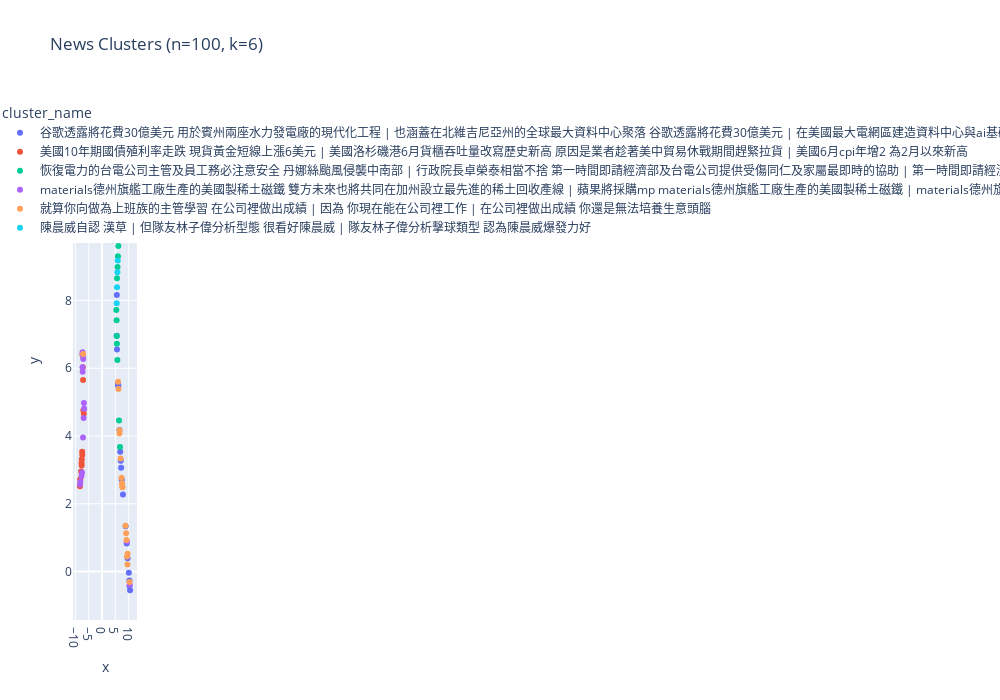

Notebook code for this chart:
### Code cell
# Improved clustering pipeline with better parameters and diagnostics
import numpy as np
from sklearn.cluster import KMeans
from sklearn.metrics import silhouette_score

kw_model = KeyBERT()
# 1. First verify the embeddings quality
print("🔍 Embeddings diagnostics:")
print(f"Embeddings range: {reduced_embeddings.min():.2f} to {reduced_embeddings.max():.2f}")
print(f"Embeddings mean: {reduced_embeddings.mean():.2f} ± {reduced_embeddings.std():.2f}")

# 2. Try KMeans first to find optimal clusters
print("\n🔍 Finding optimal cluster count...")
range_n_clusters = range(2, 11)
best_score = -1
best_n = 2

for n_clusters in range_n_clusters:
    kmeans = KMeans(n_clusters=n_clusters, random_state=42)
    cluster_labels = kmeans.fit_predict(reduced_embeddings)
    silhouette_avg = silhouette_score(reduced_embeddings, cluster_labels)
    print(f"For n_clusters = {n_clusters}, silhouette score = {silhouette_avg:.2f}")
    
    if silhouette_avg > best_score:
        best_score = silhouette_avg
        best_n = n_clusters

print(f"\n✅ Optimal cluster count: {best_n} (score: {best_score:.2f})")

# 3. Apply final clustering
print("\n🔄 Running final clustering...")
final_kmeans = KMeans(n_clusters=best_n, random_state=42)
df['cluster'] = final_kmeans.fit_predict(reduced_embeddings)

# 4. Visualize with UMAP (for visualization only)
print("\n🔄 Creating visualization...")
reducer = umap.UMAP(
    n_components=2,
    n_neighbors=min(15, len(reduced_embeddings)-1),  # Fix neighbor count
    min_dist=0.1,
    metric='cosine'
)
vis_embeddings = reducer.fit_transform(reduced_embeddings)
df[['x','y']] = vis_embeddings

# 5. Generate cluster names using original Chinese text
print("\n🔄 Naming clusters...")
cluster_names = {}
for cluster_id in df['cluster'].unique():
    cluster_texts = df[df['cluster'] == cluster_id]['content'].str.cat(sep=' ')[:5000]
    keywords = kw_model.extract_keywords(
        cluster_texts,
        keyphrase_ngram_range=(1, 2),
        stop_words=None,
        top_n=3
    )
    cluster_names[cluster_id] = " | ".join([kw[0] for kw in keywords])

df['cluster_name'] = df['cluster'].map(cluster_names)

# 6. Final visualization
fig = px.scatter(
    df, x='x', y='y',
    color='cluster_name',
    hover_data=['title'],
    title=f'News Clusters (n={len(df)}, k={best_n})',
    width=1000,
    height=700
)
fig.show()

print("\n✅ Cluster distribution:")
print(df['cluster_name'].value_counts())

### Figure 1 — Plotly figure (JSON) as saved in the notebook; plotly's stock layout.template omitted (floating-point values rounded to 4 significant figures)
{"data": [{"customdata": [[" \n  谷歌在美砸250億美元 建資料中心和AI基礎設施\n"], [" \n  大樂透頭獎連13摃  下期上看4.4億元\n"], ["菜市場時段性禁車？ 攤販:安全.買氣難兼顧"], [" \n  祖克伯：Meta擬斥資數千億美元推動超級智慧發展\n"], [" \n  AI搶華爾街飯碗  高盛首創引進AI員工\n"], [" \n  演唱會經濟熱潮！GD、五月天、江蕙接力開唱 百貨商場搶攻粉絲荷包\n"], [" \n  韓流魅力席捲百貨！車銀優、DKB、猛男秀帶動韓星周邊搶購潮\n"], [" \n  關稅與房市降溫打擊  中小企業5月放款增額創10年同期新低\n"], [" \n  街口支付最新公告！8成品牌通路恢復使用 30大商家一次看\n"], ["台灣「漢光演習」五大看點：動員創新高、超市首度納入「持久戰」部署"], ["一人一半變兩人卡關？情侶買房甜蜜入手、換屋卻貸款難搞 - 地產天下 - 自由電子報"], ["獨家》麥當勞爆炸案33年後退休 葛永興憶殉職同袍：心中始終留空位給他 - 社會 - 自由時報電子報"], ["稀土的代價：中國主產區被污染的水源和傷痕累累的山丘"], ["公車擦撞變電箱　板橋後站商圈部分店家停電 | 社會 | Newtalk新聞"], [" \n  晨星電力今年轉供綠電容量 預計將大於300MW\n"], [" \n  達新旗下中越廠預計明年春天完成擴產\n"], ["阿富汗資料外洩引發前所未有秘密撤離：值得關注的三大關鍵問題"], ["「魷魚遊戲」下結業潮來襲，香港餐飲業能重返「美食天堂」嗎？"], ["日本7/5發生大地震？「末日預言」為何引發遊客恐慌"]], "hovertemplate": "cluster_name=谷歌透露將花費30億美元 用於賓州兩座水力發電廠的現代化工程 | 也涵蓋在北維吉尼亞州的全球最大資料中心聚落 谷歌透露將花費30億美元 | 在美國最大電網區建造資料中心與ai基礎設施 谷歌投資鎖定的地點<br>x=%{x}<br>y=%{y}<br>title=%{customdata[0]}<extra></extra>", "legendgroup": "谷歌透露將花費30億美元 用於賓州兩座水力發電廠的現代化工程 | 也涵蓋在北維吉尼亞州的全球最大資料中心聚落 谷歌透露將花費30億美元 | 在美國最大電網區建造資料中心與ai基礎設施 谷歌投資鎖定的地點", "marker": {"color": "#636efa", "symbol": "circle"}, "mode": "markers", "name": "谷歌透露將花費30億美元 用於賓州兩座水力發電廠的現代化工程 | 也涵蓋在北維吉尼亞州的全球最大資料中心聚落 谷歌透露將花費30億美元 | 在美國最大電網區建造資料中心與ai基礎設施 谷歌投資鎖定的地點", "orientation": "v", "showlegend": true, "type": "scatter", "x": [10.25, 6.808, 10.04, 9.243, 10.3, 5.609, 5.54, 10.5, 6.073, 7.156, 9.566, 5.475, 5.957, 7.005, 8.83, 7.825, 7.399, 6.504, 5.989], "xaxis": "x", "y": [-0.265, 3.538, -0.03962, 0.8294, -0.4236, 6.557, 8.165, -0.5526, 5.466, 3.066, 0.389, 6.962, 5.563, 3.267, 1.336, 2.271, 2.712, 4.179, 5.524], "yaxis": "y"}, {"customdata": [[" \n  川普再度施壓Fed調降利率\n"], [" \n  輝達飆4％、台積電ADR漲3％ 台指期夜盤劍指23K關卡\n"], [" \n  記憶體下半年市況遭唱衰 美光股價摔\n"], [" \n  銀行業財報打頭陣  摩根富國花旗優預期\n"], [" \n  關稅休戰期急拉貨 洛杉磯港6月吞吐量寫新高\n"], [" \n  市場高息需求增溫 安聯00984A連續兩天溢價\n"], [" \n  美國6月CPI年增2.7％ 今年2月以來新高\n"], [" \n  國泰金總座李長庚：關稅與匯率需中性看待 對台企長期競爭力有信心\n"], ["貝森特：Fed主席遴選程序已展開  盼鮑爾也退出理事會 - 國際 - 自由時報電子報"], [" \n  30年期美債殖利率漲破5％ 6月初以來首見\n"], [" \n  聯準會傳聲筒：6月CPI不會改變Fed政策方向\n"], ["你最喜歡的健康飲料會損害牙齒嗎？"], ["中國上半年GDP增長5.3%：關稅壓力下顯「韌性」  但下半年需求端或「斷崖式下跌」"]], "hovertemplate": "cluster_name=美國10年期國債殖利率走跌 現貨黃金短線上漲6美元 | 美國洛杉磯港6月貨櫃吞吐量改寫歷史新高 原因是業者趁著美中貿易休戰期間趕緊拉貨 | 美國6月cpi年增2 為2月以來新高<br>x=%{x}<br>y=%{y}<br>title=%{customdata[0]}<extra></extra>", "legendgroup": "美國10年期國債殖利率走跌 現貨黃金短線上漲6美元 | 美國洛杉磯港6月貨櫃吞吐量改寫歷史新高 原因是業者趁著美中貿易休戰期間趕緊拉貨 | 美國6月cpi年增2 為2月以來新高", "marker": {"color": "#EF553B", "symbol": "circle"}, "mode": "markers", "name": "美國10年期國債殖利率走跌 現貨黃金短線上漲6美元 | 美國洛杉磯港6月貨櫃吞吐量改寫歷史新高 原因是業者趁著美中貿易休戰期間趕緊拉貨 | 美國6月cpi年增2 為2月以來新高", "orientation": "v", "showlegend": true, "type": "scatter", "x": [-7.479, -7.665, -7.024, -7.192, -7.604, -7.375, -8.305, -7.427, -6.852, -8.195, -7.898, -7.709, -7.126], "xaxis": "x", "y": [3.535, 3.128, 4.761, 6.03, 3.314, 6.398, 2.516, 3.446, 4.654, 2.724, 2.949, 3.201, 5.651], "yaxis": "y"}, {"customdata": [[" \n  台電員工遭高壓線路電擊　卓榮泰關注不捨\n"], [" \n  台灣大出動百人馳援通訊 9成障礙基站已修復\n"], [" \n  台南剩597戶未復電 台電搶修進尾聲：最快今晚全面來電\n"], ["記者走訪全球最大稀土礦場 中國稀土供應鏈背後的污染遺害"], ["台鐵潮州站號誌故障深夜終於修復！ 影響64列次 - 生活 - 自由時報電子報"], ["台泥子公司三元能源大火 高雄市府初判肇災原因出爐 - 生活 - 自由時報電子報"], ["漢光41》金門花崗石醫院變野戰醫院 金防部演練戰傷救護與後送 - 自由軍武頻道"], ["衛生紙丟馬桶會堵塞？環境部闢謠：請相信科學 「安心丟吧」 - 地產天下 - 自由電子報"], ["台電人員嘉義維修遭電擊 送醫搶救裝葉克膜維生 | 社會 | Newtalk新聞"], ["快訊》21:58臺灣南部海域發生規模4.8有感地震 最大震度屏東縣鵝鑾鼻3級 | 生活 | Newtalk新聞"], ["台電工作人員嘉縣義竹維修遭電擊　命危送醫 | 社會 | Newtalk新聞"], ["卓揆赴台中視察城鎮韌性演習 期許持續深化全民防衛意識 | 社會 | Newtalk新聞"], ["慰勉1350位投入災後復原替代役男 內政部長劉世芳：表達感謝 | 社會 | Newtalk新聞"], ["中部城鎮韌性演習　台中男硬騎車最高可罰15萬 | 社會 | Newtalk新聞"], ["一天狂降暴雨426mm！韓光州星巴克「泥水灌進店內」　招牌慘滅頂"], [" \n  遠傳動員上千人次支援災區 整體修復率已近95％\n"], ["監管機構稱波音飛機燃油開關鎖設計安全"], ["朝鮮的「西班牙班尼多姆式」度假村迎來首批俄羅斯遊客"], ["從「臉基尼」到「水上麻將」：中國高溫下民眾尋涼方"]], "hovertemplate": "cluster_name=恢復電力的台電公司主管及員工務必注意安全 丹娜絲颱風侵襲中南部 | 行政院長卓榮泰相當不捨 第一時間即請經濟部及台電公司提供受傷同仁及家屬最即時的協助 | 第一時間即請經濟部及台電公司提供受傷同仁及家屬最即時的協助 李慧芝說明<br>x=%{x}<br>y=%{y}<br>title=%{customdata[0]}<extra></extra>", "legendgroup": "恢復電力的台電公司主管及員工務必注意安全 丹娜絲颱風侵襲中南部 | 行政院長卓榮泰相當不捨 第一時間即請經濟部及台電公司提供受傷同仁及家屬最即時的協助 | 第一時間即請經濟部及台電公司提供受傷同仁及家屬最即時的協助 李慧芝說明", "marker": {"color": "#00cc96", "symbol": "circle"}, "mode": "markers", "name": "恢復電力的台電公司主管及員工務必注意安全 丹娜絲颱風侵襲中南部 | 行政院長卓榮泰相當不捨 第一時間即請經濟部及台電公司提供受傷同仁及家屬最即時的協助 | 第一時間即請經濟部及台電公司提供受傷同仁及家屬最即時的協助 李慧芝說明", "orientation": "v", "showlegend": true, "type": "scatter", "x": [6.095, 7.982, 5.451, 5.561, 5.802, 6.722, 7.439, 6.347, 8.156, 5.735, 6.589, 7.042, 7.835, 5.499, 6.513, 7.21, 5.342, 5.962, 5.601], "xaxis": "x", "y": [9.609, 12.9, 7.416, 6.722, 8.988, 3.679, 12.73, 4.459, 12.79, 6.241, 10.62, 12.16, 12.86, 6.953, 10.57, 12.42, 7.718, 9.307, 8.655], "yaxis": "y"}, {"customdata": [[" \n  川普：與印尼達成關稅協議\n"], [" \n  蘋果投資5億美元與美國稀土供應商MP Materials合作\n"], [" \n  百度無人駕駛汽車將引進Uber全球平台 股價盤前大漲\n"], [" \n  投審司：前六月外資來台投資74.6億美元\n"], [" \n  大陸限制出口技術目錄調整 新增電池正極材料制備技術\n"], [" \n  壯大資產管理論壇》私募資產親民化成全球趨勢  南怡君：台灣有很大成長空間\n"], ["歐盟延後對美國的報復性貿易關稅"], [" \n  傳川普將公布700億美元AI與能源投資案\n"], ["特朗普向普京發出最後通牒，烏克蘭人卻感到難抱期望"], ["特朗普接受BBC訪問：「我對普京感到失望，但尚未放棄與他的關係」"], ["特朗普承諾軍援，象徵烏克蘭戰事的重要突破"], ["台灣提升軍人待遇：加薪、搭機優惠為何引發爭議？"], ["伊朗戰場遇挫後 中國殲-10戰機將成為「救命稻草」？"], ["特朗普威脅對俄羅斯加徵關稅，並公布對烏克蘭軍援計劃"], ["特朗普宣佈14國新關稅稅率但最後期限延長三週"]], "hovertemplate": "cluster_name=materials德州旗艦工廠生產的美國製稀土磁鐵 雙方未來也將共同在加州設立最先進的稀土回收產線 | 蘋果將採購mp materials德州旗艦工廠生產的美國製稀土磁鐵 | materials德州旗艦工廠生產的美國製稀土磁鐵<br>x=%{x}<br>y=%{y}<br>title=%{customdata[0]}<extra></extra>", "legendgroup": "materials德州旗艦工廠生產的美國製稀土磁鐵 雙方未來也將共同在加州設立最先進的稀土回收產線 | 蘋果將採購mp materials德州旗艦工廠生產的美國製稀土磁鐵 | materials德州旗艦工廠生產的美國製稀土磁鐵", "marker": {"color": "#ab63fa", "symbol": "circle"}, "mode": "markers", "name": "materials德州旗艦工廠生產的美國製稀土磁鐵 雙方未來也將共同在加州設立最先進的稀土回收產線 | 蘋果將採購mp materials德州旗艦工廠生產的美國製稀土磁鐵 | materials德州旗艦工廠生產的美國製稀土磁鐵", "orientation": "v", "showlegend": true, "type": "scatter", "x": [-8.154, -7.282, 10.35, -7.341, 9.265, -7.195, -7.534, -6.726, -6.93, -7.725, -7.153, -7.331, -7.065, -6.82, -8.261], "xaxis": "x", "y": [2.652, 5.895, -0.3886, 6.03, 0.8828, 6.383, 2.923, 4.804, 4.531, 2.822, 3.955, 6.47, 6.27, 4.974, 2.57], "yaxis": "y"}, {"customdata": [[" \n  別等離職才後悔！上班族一定要先做的事\n"], ["愛潑斯坦案：該案為何在「讓美國再次偉大」陣營中備受關注"], ["白委罷不了 徐巧芯：目標變成我們合理嗎？"], ["看不下去了！葉元之霸凌已故助理對話曝光 胡采蘋：該被降職降薪的是他 - 政治 - 自由時報電子報"], ["盜綠委圖卡粗糙P圖被抓包 民眾黨蔡春綢道歉：形式上不謹慎 - 政治 - 自由時報電子報"], ["大溪普濟堂關公誕辰遶境7/17遇防空演習 警方交管一次看 - 生活 - 自由時報電子報"], ["被納粹偷走流浪80年 龐貝古城拼貼春宮畫物歸原地 - 國際 - 自由時報電子報"], ["邊看筆電邊回答 京華城案證人胡方瓊卻翻供...檢曝原因 - 社會 - 自由時報電子報"], ["禿子漢子燕子再聚 國民黨「反惡罷、顧桃園」守護民主之夜20日中壢登場 - 政治 - 自由時報電子報"], ["(影)《矢板明夫Newtalk》大罷免投票率飆高 背後無人動員？ 國民黨還以為只是「藍綠對決」？ | 政治 | Newtalk新聞"], ["「斷健不退縮」！綠營開催票戰　吳思瑤、林楚茵台中催票衝高聲量 | 政治 | Newtalk新聞"], ["洪孟楷控罷團造謠買票走路工　赴新北檢提告 | 社會 | Newtalk新聞"], ["（影）5綠委集結中六站路口 疾呼罷掉羅廷瑋這個「國會小混混」 | 政治 | Newtalk新聞"], ["中國高校擬因在校女生與外籍男子「不正當交往」開除其學籍，稱其「有損國格」"], ["台灣「大罷免」事件始末、政黨表態及投票流程等一次看"], ["中國「709大抓捕」維權律師向BBC述說出獄後的監控人生"], ["正式預告「完全零台詞」超震撼！林依晨四度合作張孝全…首演夫妻"]], "hovertemplate": "cluster_name=就算你向做為上班族的主管學習 在公司裡做出成績 | 因為 你現在能在公司裡工作 | 在公司裡做出成績 你還是無法培養生意頭腦<br>x=%{x}<br>y=%{y}<br>title=%{customdata[0]}<extra></extra>", "legendgroup": "就算你向做為上班族的主管學習 在公司裡做出成績 | 因為 你現在能在公司裡工作 | 在公司裡做出成績 你還是無法培養生意頭腦", "marker": {"color": "#FFA15A", "symbol": "circle"}, "mode": "markers", "name": "就算你向做為上班族的主管學習 在公司裡做出成績 | 因為 你現在能在公司裡工作 | 在公司裡做出成績 你還是無法培養生意頭腦", "orientation": "v", "showlegend": true, "type": "scatter", "x": [-7.106, 8.808, 9.014, 9.59, 7.633, 6.161, 6.521, 7.488, 6.946, 10.29, 9.524, 9.182, 9.359, 6.534, 7.305, 7.588, 5.995], "xaxis": "x", "y": [6.419, 1.353, 1.129, 0.5238, 2.486, 5.387, 4.074, 2.604, 3.337, -0.3101, 0.2068, 0.9309, 0.4412, 4.172, 2.768, 2.51, 5.604], "yaxis": "y"}, {"customdata": [["陳晨威拚全壘打大賽自認「漢草」差　但林子偉看好 | 體育 | Newtalk新聞"], [" \n  兩岸青年以球會友 強化體育學術交流\n"], [" \n  雙橡園開發單站冠名贊助TPGA「頂粵吉品公開賽」  七國選手齊聚爭奪世界積分\n"], ["亞洲盃女籃》台灣對哈薩克開賽打得拉鋸 邱啟益：有提醒大家她們就是來打架 - 自由體育"], ["中職》郭天信猛打賞貢獻5分打點！坦言6月狀況不理想 - 自由體育"], ["中職》味全龍12：4勝台鋼雄鷹 近5戰拿4勝得43分 - 自由體育"], ["瓊斯盃》被賀丹「顏扣」也沒躲開 徐堂琪：失誤要盡全力守回來 - 自由體育"], ["瓊斯盃》地貼太滑恐危害球員 職籃工會提3點訴求 - 自由體育"], ["亞洲盃女籃二級賽　台灣預賽全勝晉4強 | 體育 | Newtalk新聞"], ["楊博涵與劉廣珩打敗世界第9  日本羽球賽晉16強 | 體育 | Newtalk新聞"], ["世上最年長馬拉松跑者車禍過世　享壽114歲 | 體育 | Newtalk新聞"], ["黃子鵬下二軍修正控球  林立歸隊時間點讓本人評估 | 體育 | Newtalk新聞"], ["德國世大運將開幕　陳弈通、楊亞依擔任掌旗官 | 體育 | Newtalk新聞"], ["看林智勝陽耀勳拚全壘打大賽有憧憬  宋晟睿參賽圓夢 | 體育 | Newtalk新聞"], ["李博登失分多平野惠一提出觀察　兄弟續物色新洋投 | 體育 | Newtalk新聞"], ["林子偉曾在大聯盟蹲捕　明星賽與葉君璋、高志綱競技 | 體育 | Newtalk新聞"], [" \n  父親節促銷戰  按摩椅與健身器材業提前開打\n"]], "hovertemplate": "cluster_name=陳晨威自認 漢草 | 但隊友林子偉分析型態 很看好陳晨威 | 隊友林子偉分析擊球類型 認為陳晨威爆發力好<br>x=%{x}<br>y=%{y}<br>title=%{customdata[0]}<extra></extra>", "legendgroup": "陳晨威自認 漢草 | 但隊友林子偉分析型態 很看好陳晨威 | 隊友林子偉分析擊球類型 認為陳晨威爆發力好", "marker": {"color": "#19d3f3", "symbol": "circle"}, "mode": "markers", "name": "陳晨威自認 漢草 | 但隊友林子偉分析型態 很看好陳晨威 | 隊友林子偉分析擊球類型 認為陳晨威爆發力好", "orientation": "v", "showlegend": true, "type": "scatter", "x": [7.108, 6.674, 6.287, 5.754, 6.332, 8.08, 5.596, 5.491, 6.427, 7.09, 7.318, 8.075, 7.562, 6.851, 7.15, 7.435, 5.884], "xaxis": "x", "y": [12.28, 10.79, 10.02, 8.835, 10.15, 12.91, 8.391, 7.916, 10.25, 12.17, 12.94, 12.97, 12.78, 11.57, 12.62, 13.04, 9.179], "yaxis": "y"}], "layout": {"height": 700, "legend": {"title": {"text": "cluster_name"}, "tracegroupgap": 0}, "title": {"text": "News Clusters (n=100, k=6)"}, "width": 1000, "xaxis": {"anchor": "y", "domain": [0, 1], "title": {"text": "x"}}, "yaxis": {"anchor": "x", "domain": [0, 1], "title": {"text": "y"}}}}
